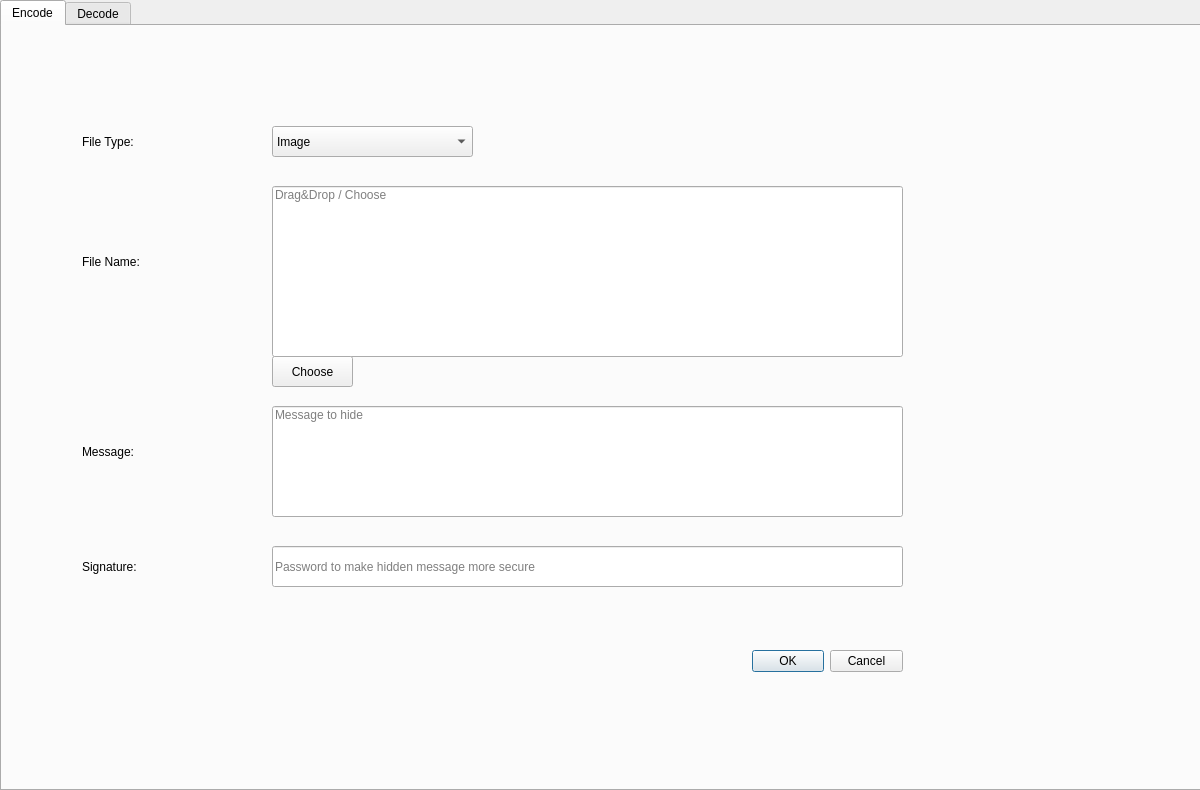
<?xml version="1.0" encoding="UTF-8"?>
<ui version="4.0">
 <class>Form</class>
 <widget class="QWidget" name="Form">
  <property name="geometry">
   <rect>
    <x>0</x>
    <y>0</y>
    <width>1200</width>
    <height>790</height>
   </rect>
  </property>
  <property name="windowTitle">
   <string>Form</string>
  </property>
  <widget class="QTabWidget" name="tabWidget">
   <property name="geometry">
    <rect>
     <x>0</x>
     <y>0</y>
     <width>1201</width>
     <height>791</height>
    </rect>
   </property>
   <property name="tabPosition">
    <enum>QTabWidget::North</enum>
   </property>
   <property name="tabShape">
    <enum>QTabWidget::Rounded</enum>
   </property>
   <property name="currentIndex">
    <number>0</number>
   </property>
   <widget class="QWidget" name="Tab1">
    <attribute name="title">
     <string>Encode</string>
    </attribute>
    <widget class="QWidget" name="widget" native="true">
     <property name="geometry">
      <rect>
       <x>0</x>
       <y>0</y>
       <width>1201</width>
       <height>771</height>
      </rect>
     </property>
     <property name="styleSheet">
      <string notr="true"/>
     </property>
     <widget class="QLineEdit" name="lineEdit">
      <property name="geometry">
       <rect>
        <x>270</x>
        <y>160</y>
        <width>631</width>
        <height>171</height>
       </rect>
      </property>
      <property name="text">
       <string/>
      </property>
      <property name="frame">
       <bool>true</bool>
      </property>
      <property name="alignment">
       <set>Qt::AlignLeading|Qt::AlignLeft|Qt::AlignTop</set>
      </property>
      <property name="placeholderText">
       <string>Drag&amp;Drop / Choose</string>
      </property>
     </widget>
     <widget class="QPushButton" name="pushButton_3">
      <property name="geometry">
       <rect>
        <x>270</x>
        <y>330</y>
        <width>81</width>
        <height>31</height>
       </rect>
      </property>
      <property name="text">
       <string>Choose</string>
      </property>
     </widget>
     <widget class="QLineEdit" name="lineEdit_2">
      <property name="geometry">
       <rect>
        <x>270</x>
        <y>380</y>
        <width>631</width>
        <height>111</height>
       </rect>
      </property>
      <property name="alignment">
       <set>Qt::AlignLeading|Qt::AlignLeft|Qt::AlignTop</set>
      </property>
      <property name="placeholderText">
       <string>Message to hide</string>
      </property>
      <property name="cursorMoveStyle">
       <enum>Qt::LogicalMoveStyle</enum>
      </property>
      <property name="clearButtonEnabled">
       <bool>false</bool>
      </property>
     </widget>
     <widget class="QLineEdit" name="lineEdit_3">
      <property name="geometry">
       <rect>
        <x>270</x>
        <y>520</y>
        <width>631</width>
        <height>41</height>
       </rect>
      </property>
      <property name="text">
       <string/>
      </property>
      <property name="placeholderText">
       <string>Password to make hidden message more secure</string>
      </property>
     </widget>
     <widget class="QDialogButtonBox" name="buttonBox">
      <property name="geometry">
       <rect>
        <x>750</x>
        <y>620</y>
        <width>151</width>
        <height>31</height>
       </rect>
      </property>
      <property name="standardButtons">
       <set>QDialogButtonBox::Cancel|QDialogButtonBox::Ok</set>
      </property>
     </widget>
     <widget class="QComboBox" name="comboBox">
      <property name="geometry">
       <rect>
        <x>270</x>
        <y>100</y>
        <width>201</width>
        <height>31</height>
       </rect>
      </property>
      <item>
       <property name="text">
        <string>Image</string>
       </property>
      </item>
      <item>
       <property name="text">
        <string>Audio</string>
       </property>
      </item>
      <item>
       <property name="text">
        <string>Video</string>
       </property>
      </item>
      <item>
       <property name="text">
        <string>Document</string>
       </property>
      </item>
     </widget>
     <widget class="QLabel" name="label">
      <property name="geometry">
       <rect>
        <x>80</x>
        <y>100</y>
        <width>111</width>
        <height>31</height>
       </rect>
      </property>
      <property name="styleSheet">
       <string notr="true">font: 350 16pt &quot;Segoe UI&quot;;</string>
      </property>
      <property name="text">
       <string>File Type:</string>
      </property>
     </widget>
     <widget class="QLabel" name="label_2">
      <property name="geometry">
       <rect>
        <x>80</x>
        <y>220</y>
        <width>131</width>
        <height>31</height>
       </rect>
      </property>
      <property name="styleSheet">
       <string notr="true">font: 350 16pt &quot;Segoe UI&quot;;</string>
      </property>
      <property name="text">
       <string>File Name:</string>
      </property>
     </widget>
     <widget class="QLabel" name="label_3">
      <property name="geometry">
       <rect>
        <x>80</x>
        <y>410</y>
        <width>121</width>
        <height>31</height>
       </rect>
      </property>
      <property name="styleSheet">
       <string notr="true">font: 350 16pt &quot;Segoe UI&quot;;</string>
      </property>
      <property name="text">
       <string>Message:</string>
      </property>
     </widget>
     <widget class="QLabel" name="label_4">
      <property name="geometry">
       <rect>
        <x>80</x>
        <y>520</y>
        <width>121</width>
        <height>41</height>
       </rect>
      </property>
      <property name="styleSheet">
       <string notr="true">font: 350 16pt &quot;Segoe UI&quot;;</string>
      </property>
      <property name="text">
       <string>Signature:</string>
      </property>
     </widget>
    </widget>
   </widget>
   <widget class="QWidget" name="Tab2">
    <attribute name="title">
     <string>Decode</string>
    </attribute>
    <widget class="QWidget" name="widget_2" native="true">
     <property name="geometry">
      <rect>
       <x>0</x>
       <y>0</y>
       <width>1201</width>
       <height>771</height>
      </rect>
     </property>
     <property name="styleSheet">
      <string notr="true"/>
     </property>
     <widget class="QLineEdit" name="lineEdit_4">
      <property name="geometry">
       <rect>
        <x>270</x>
        <y>160</y>
        <width>631</width>
        <height>171</height>
       </rect>
      </property>
      <property name="alignment">
       <set>Qt::AlignLeading|Qt::AlignLeft|Qt::AlignTop</set>
      </property>
      <property name="placeholderText">
       <string>Drag&amp;Drop / Choose</string>
      </property>
     </widget>
     <widget class="QPushButton" name="pushButton_4">
      <property name="geometry">
       <rect>
        <x>270</x>
        <y>330</y>
        <width>81</width>
        <height>31</height>
       </rect>
      </property>
      <property name="text">
       <string>Choose</string>
      </property>
     </widget>
     <widget class="QLineEdit" name="lineEdit_6">
      <property name="geometry">
       <rect>
        <x>270</x>
        <y>380</y>
        <width>631</width>
        <height>41</height>
       </rect>
      </property>
      <property name="placeholderText">
       <string>Enter Password</string>
      </property>
     </widget>
     <widget class="QDialogButtonBox" name="buttonBox_2">
      <property name="geometry">
       <rect>
        <x>750</x>
        <y>480</y>
        <width>151</width>
        <height>31</height>
       </rect>
      </property>
      <property name="standardButtons">
       <set>QDialogButtonBox::Cancel|QDialogButtonBox::Ok</set>
      </property>
     </widget>
     <widget class="QComboBox" name="comboBox_2">
      <property name="geometry">
       <rect>
        <x>270</x>
        <y>100</y>
        <width>201</width>
        <height>31</height>
       </rect>
      </property>
      <item>
       <property name="text">
        <string>Image</string>
       </property>
      </item>
      <item>
       <property name="text">
        <string>Audio</string>
       </property>
      </item>
      <item>
       <property name="text">
        <string>Video</string>
       </property>
      </item>
      <item>
       <property name="text">
        <string>Document</string>
       </property>
      </item>
     </widget>
     <widget class="QLabel" name="label_5">
      <property name="geometry">
       <rect>
        <x>80</x>
        <y>100</y>
        <width>111</width>
        <height>31</height>
       </rect>
      </property>
      <property name="styleSheet">
       <string notr="true">font: 350 16pt &quot;Segoe UI&quot;;</string>
      </property>
      <property name="text">
       <string>File Type:</string>
      </property>
     </widget>
     <widget class="QLabel" name="label_6">
      <property name="geometry">
       <rect>
        <x>80</x>
        <y>220</y>
        <width>131</width>
        <height>31</height>
       </rect>
      </property>
      <property name="styleSheet">
       <string notr="true">font: 350 16pt &quot;Segoe UI&quot;;</string>
      </property>
      <property name="text">
       <string>File Name:</string>
      </property>
     </widget>
     <widget class="QLabel" name="label_8">
      <property name="geometry">
       <rect>
        <x>80</x>
        <y>380</y>
        <width>121</width>
        <height>41</height>
       </rect>
      </property>
      <property name="styleSheet">
       <string notr="true">font: 350 16pt &quot;Segoe UI&quot;;</string>
      </property>
      <property name="text">
       <string>Signature:</string>
      </property>
     </widget>
    </widget>
   </widget>
  </widget>
 </widget>
 <resources/>
 <connections/>
</ui>
